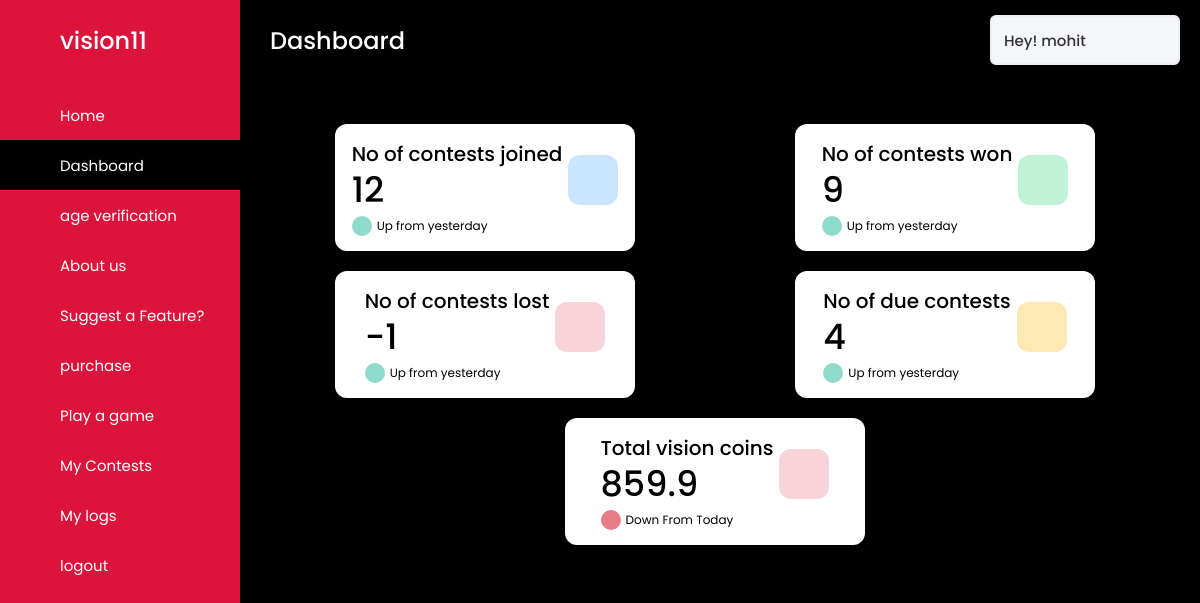
Screenshot of /dashboard (signed in) with the database file from the repository.
### usermanagerAPP/models.py (models this page shows, shortened)
class User1(AbstractUser):
    first_name = models.CharField(
        max_length=20
    )
    last_name = models.CharField(
        max_length=20
    )
    username = models.CharField(
        max_length=20,
        unique=True
    )
    age = models.IntegerField(
        null=True,
        blank=True
    )
    email = models.EmailField(
        max_length=50
    )
    vision_credits = models.FloatField(
        default=0
    )
    currency_type = models.CharField(
        choices=Currency_Choices,
        default=Choices.VISION_CANDIES,
        max_length=50
    )
    gender_type = models.CharField(
        choices=Gender_Choices,
        null=True,
        max_length=10
    )
    country = models.CharField(
        max_length=50
    )
    adult = models.BooleanField(
        'Adult_status',
        default=False
    )
    staff = models.BooleanField(
        'Staff_status',
        default=False
    )
    superuser = models.BooleanField(
        'super_user_status',
        default=False
    )
    aadhar_image = models.FileField(
        upload_to='others',
        null=True,
        blank=True
    )
    contests_won = models.IntegerField(
        default=0
    )
    objects = UserManager()
    @property
    def is_adult(self):
        return self.adult

### mainAPP/views.py (the view)
# urls.py: path('dashboard',views.RenderDashboard),
@login_required(login_url='/accounts/login')
def RenderDashboard(request):
    try:
        return vision11_render.render_dashboard(request)
    except:
        return redirect('/')

### mainAPP/repository.py (called while the page is built)
    def render_dashboard(request):
        contests = Contest.objects.all()
        contest_joined = []
        pending_res = 0
        number_contests = 0
        for contest in contests:
            if request.user in contest.user.all():
                contest_joined.append(contest)
                number_contests += 1
                if not contest.match_id.is_match_end:
                    pending_res += 1
        return render(request,
            'dashboard.html',
            {'contests':contest_joined,'numberjoined':number_contests,
            'numberwon':request.user.contests_won,
            'numberloss':number_contests-request.user.contests_won-pending_res,
            'pending':pending_res}
        )

### mainAPP/templatetags/mathround.py (called while the page is built)
@register.filter('mathround')
def mathround(float_num, val):
    return round(float_num,val)

### templates/dashboard.html (shortened to what this page needs)
{% load static %}
{% load mathround %}
{% block content %}
<!DOCTYPE html>
<html lang="en">
<head>
  <link rel="stylesheet" href="{% static 'css/plans.css' %}">
  <link rel="stylesheet" href="{% static 'css/dashboard.css' %}">
</head>
  <body>
    <div class="sidebar" id="sidebar-dashboard">
      <div class="logo-details">
        <span class="logo_name">vision11</span>
      </div>
      <ul class="nav-links">
        <li>
          <a href="/">
            <span class="links_name">Home</span>
          </a>
        </li>
        <li>
          <a href="#" class="active" id="basedash">
            <span class="links_name">Dashboard</span>
          </a>
        </li>
        <li>
          <a href="#ageverification" id="ageverdash">
            <span class="links_name">age verification</span>
          </a>
        </li>
        <li>
          <a href="#aboutus" id="absdash">
            <span class="links_name">About us</span>
          </a>
        </li>
        <li>
          <a href="#suggestafeature" id="hefedash">
            <span class="links_name">Suggest a Feature?</span>
          </a>
        </li>
        <li>
          <a href="#purchase" id="purchase">
            <span class="links_name">purchase</span>
          </a>
        </li>
        <li>
          <a href="/play">
            <span class="links_name">Play a game</span>
          </a>
        </li>
        <li>
          <a href="/mycontests" id="mycontests">
            <span class="links_name">My Contests</span>
          </a>
        </li>
        <li>
          <a href="#mylogs" id="mylogs">
            <span class="links_name">My logs</span>
          </a>
        </li>
        <li>
          <a href="/accounts/logout">
            <span class="links_name">logout</span>
          </a>
        </li>
      </ul>
    </div>
    <section class="home-section">
      <nav>
        <div class="sidebar-button">
          <span class="dashboard" style="color: white;">Dashboard</span>
        </div>
        <div class="profile-details">
          <span class="admin_name">Hey! {{user.username}}</span>
        </div>
      </nav>
      <div class="home-content" id="base-dashboard">
        <div class="overview-boxes">
          <div class="box">
            <div class="right-side">
              <div class="box-topic">No of contests joined</div>
              <div class="number">{{numberjoined}}</div>
              <div class="indicator">
                <i class='bx bx-up-arrow-alt'></i>
                <span class="text">Up from yesterday</span>
              </div>
            </div>
            <i class='bx bx-cart-alt cart'></i>
          </div>
          <div class="box">
            <div class="right-side">
              <div class="box-topic">No of contests won</div>
              <div class="number">{{numberwon}}</div>
              <div class="indicator">
                <i class='bx bx-up-arrow-alt'></i>
                <span class="text">Up from yesterday</span>
              </div>
            </div>
            <i class='bx bxs-cart-add cart two'></i>
          </div>
          <div class="box">
            <div class="right-side">
              <div class="box-topic">No of contests lost</div>
              <div class="number">{{numberloss}}</div>
              <div class="indicator">
                <i class='bx bx-up-arrow-alt'></i>
                <span class="text">Up from yesterday</span>
              </div>
            </div>
            <i class='bx bx-cart cart four'></i>
          </div>
          <div class="box">
            <div class="right-side">
              <div class="box-topic">No of due contests</div>
              <div class="number">{{pending}}</div>
              <div class="indicator">
                <i class='bx bx-up-arrow-alt'></i>
                <span class="text">Up from yesterday</span>
              </div>
            </div>
            <i class='bx bx-cart cart three'></i>
          </div>
          <div class="box">
            <div class="right-side">
              <div class="box-topic">Total {{user.currency_type}}</div>
              <div class="number">{{user.vision_credits|mathround:3}}</div>
              <div class="indicator">
                <i class='bx bx-down-arrow-alt down'></i>
                <span class="text">Down From Today</span>
              </div>
            </div>
            <i class='bx bxs-cart-download cart four'></i>
          </div>
        </div>
        <div id="chartdiv"></div>
      </div>
    </section>
  </body>
</html>
{% endblock %}

### statics/css/plans.css (style rules this page uses)
* { box-sizing: border-box; padding: 0px; margin: 0px; font-family: cursive; }

### statics/css/dashboard.css (style rules this page uses)
* { margin: 0; padding: 0; box-sizing: border-box; font-family: 'Poppins', sans-serif; }
.sidebar { position: fixed; height: 100%; width: 240px; background: crimson; transition: all 0.5s ease; overflow-y: auto; }
.overview-boxes .box { min-width: 300px; margin-right: 10px; }
.sidebar .logo-details { height: 80px; display: flex; align-items: center; }
.sidebar .logo-details .logo_name { color: #fff; font-size: 24px; font-weight: 500; }
.sidebar .nav-links { margin-top: 10px; }
.sidebar .nav-links li { position: relative; list-style: none; height: 50px; }
.sidebar .nav-links li a { height: 100%; width: 100%; display: flex; align-items: center; text-decoration: none; transition: all 0.4s ease; }
.sidebar .nav-links li a.active { background: black; }
.sidebar .nav-links li a .links_name { color: #fff; font-size: 15px; font-weight: 400; white-space: nowrap; }
.home-section { position: relative; background: black; min-height: 100vh; width: calc(100% - 240px); left: 240px; transition: all 0.5s ease; }
.home-section nav { display: flex; justify-content: space-between; height: 80px; background: black; display: flex; align-items: center; position: fixed; width: calc(100% - 240px); left: 240px; z-index: 100; padding: 0 20px; box-shadow: 0 1px 1px rgba(0, 0, 0, 0.1); transition: all 0.5s ease; }
.home-section nav .sidebar-button { display: flex; align-items: center; font-size: 24px; font-weight: 500; }
.home-section nav .profile-details { display: flex; align-items: center; background: #F5F6FA; border: 2px solid #EFEEF1; border-radius: 6px; height: 50px; min-width: 190px; padding: 0 15px 0 2px; }
nav .profile-details .admin_name { font-size: 15px; font-weight: 500; color: #333; margin: 0 10px; white-space: nowrap; }
.home-section .home-content { position: relative; padding-top: 104px; }
.home-content .overview-boxes { display: flex; align-items: center; justify-content: space-around; flex-wrap: wrap; padding: 0 20px; margin-top: 20px; }
.overview-boxes .box,.staff-box,.suggestion_box { display: flex; align-items: center; justify-content: center; width: calc(100% / 4 - 15px); background: #fff; padding: 15px 14px; border-radius: 12px; box-shadow: 0 5px 10px rgba(0,0,0,0.1); margin-bottom: 20px; }
.overview-boxes .box-topic { font-size: 20px; font-weight: 500; }
.home-content .box .number { display: inline-block; font-size: 35px; margin-top: -6px; font-weight: 500; }
.home-content .box .indicator { display: flex; align-items: center; }
.home-content .box .indicator i { height: 20px; width: 20px; background: #8FDACB; line-height: 20px; text-align: center; border-radius: 50%; color: #fff; font-size: 20px; margin-right: 5px; }
.box .indicator i.down { background: #e87d88; }
.home-content .box .indicator .text { font-size: 12px; }
.home-content .box .cart { display: inline-block; font-size: 32px; height: 50px; width: 50px; background: #cce5ff; line-height: 50px; text-align: center; color: #66b0ff; border-radius: 12px; margin: -15px 0 0 6px; }
.home-content .box .cart.two { color: #2BD47D; background: #C0F2D8; }
.home-content .box .cart.three { color: #ffc233; background: #ffe8b3; }
.home-content .box .cart.four { color: #e05260; background: #f7d4d7; }
#chartdiv { width: 100%; height: 500px; color: white !important; }

### rows the page displays
User1: username "mohit", currency_type "vision coins", vision_credits|mathround "859.9"

### other values shown
{{ numberjoined }} "12"
{{ numberwon }} "9"
{{ numberloss }} "-1"
{{ pending }} "4"
